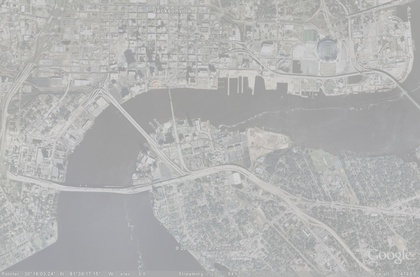
%> input picture basti/ex1/input_sat_image.jpg, 420 x 277 px, shrunk from 1048 x 691 before the run
$ octave --eval "foerstner;"   (GNU Octave 9; MATLAB toolbox functions it lacks are replaced by stand-ins)
%> lines starting %> are read from the running program, lines starting %| are printed output that depends on the picture

% sample solution for exercise 2 in the course
% "Image Analysis and Object Recognition"

% Input: An imagefile with one or more channels

% The code coducts the following tasks:
% - Applys GoG filtering on input image
% - Computes region candidates for foerstner interest points (not the points)
% - Vusually compares the identified foerstner regions to harris points

function foerstner

    close all;
    % dialog for input image selection
    %----------------------------------
    [file, path, Image, s_image] = read_image('Select image file');

    f = figure('name', 'Result of Foerstnter operator');
    subplot(1,4,1); imshow(Image, []); title('Original image');

%----------------------------------------------------------------------

    sigma = 0.5;
    % apply GoG filtering
    [GoG_x, GoG_y] = GoG_filtering(Image, sigma);
% [62 lines not run here, left out]
% [62 lines left out: function foerstner_points, not called in this run]


%--------------------------------------------------------------------------
% function for GoG filtering
% Inputs: Image, sigma
% Outputs: Filter results in x- and y-direction (GoG_x, GoG_y)
function [GoG_x, GoG_y] = GoG_filtering(I, sigma)

    % get filter masks and radius of filter
    [ filter_x, filter_y, r] = GoG_filter(sigma);

    % size of image
    s = size(I);

    % result arrays
    GoG_x = I*0.0;
    GoG_y = I*0.0;

    % loop over each pixel (except the edges)
    for i = r+1:(s(1)-r);
        for j = r+1:(s(2)-r);

            % current image "chip"
            chip = I(i-r:i+r,j-r:j+r);

            % store filter outputs
            GoG_x(i,j) = sum(sum(filter_x .* chip));
            GoG_y(i,j) = sum(sum(filter_y .* chip));
        end
    end
end

%-------------------------------------------------------------------------
% Function for a self-made 2-dimensioanl gaussian derivative filter.
% Input: sigma
%   sigma = 1.0 leads to a 7-element filter
% Outputs: Filter kernel in x- and y-direction (filter_x, filter_y), and
%          radius r of the filter kernel
function [filter_x, filter_y, r] = GoG_filter(sigma)
    % --- Calculate its size and build filter
    r = round(3*sigma); x_coord = -r:r; y_coord = (-r:r).';
    n = numberofelements(x_coord);

    x = repmat(x_coord,n,1);
    y = repmat(y_coord,1,n);

    filter_x = -(x)./(2.0*pi*sigma^4).*exp( -(x.^2 + y.^2)./(2.0*sigma^2) );
    filter_y = filter_x';
end

%--------------------------------------------------------------------------
% read an imagefile using a GUI
%
% Inputs:
%    - text: String with information for user
% Outputs:
%   - file: name of the file
%   - path: path of the file
%   - image: 2d-array of the image; if the chosen image hat more than one
%     channel, the arithmetic mean of all channels wil be computed
%   - s: size of the image
function [file, path, image, s] = read_image(text)
%> called with text = 'Select image file'

    % open a dialogue to pick afile
    [file, path] = uigetfile('*.*', text);
%> the answer given: ../../../basti/ex1/input_sat_image.jpg

    % read training image
    image = imread([path,file]);
%> image is the input picture: size 277x420x3 uint8; mean R, G, B 178.9, 179.2, 178.7

    % convert image to grayscale image [0,...,1]
    image = mat2gray(mean( image, 3 ));
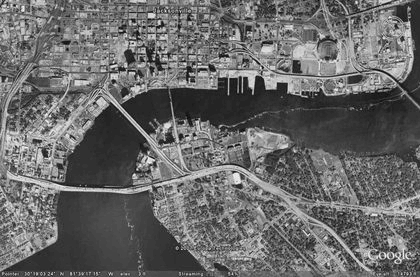
%> image: size 277x420 double; min 0, max 1, mean 0.414
    s = size(image);
%> s = [277 420]
end

%> in foerstner, `[file, path, Image, s_image] = read_image('Select image file');`: file = 'input_sat_image.jpg'; path = '../../../basti/ex1/'; s_image = [277 420]
%> (the run ends here)
